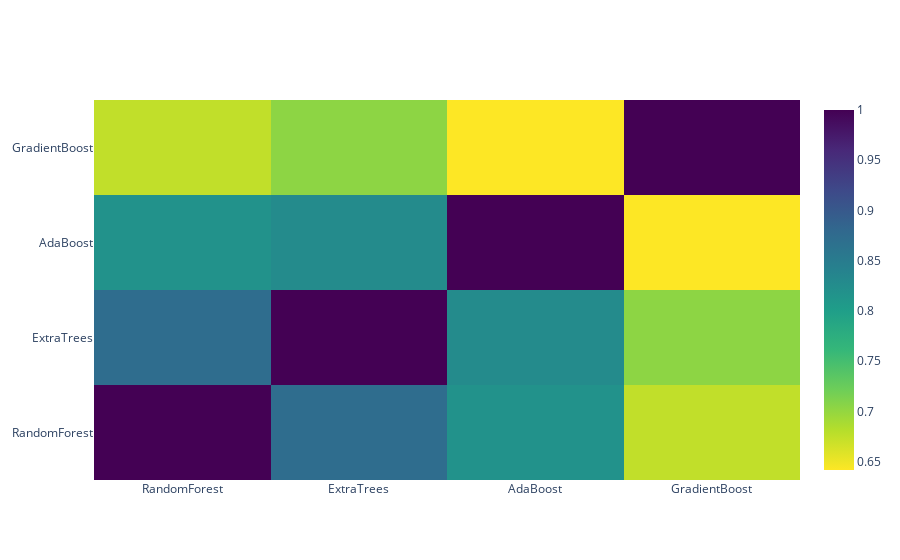

The notebook cell this image was saved under:
### Markdown cell above
#### Correlation Heatmap of the Second Level Training set

### Code cell
data = [
    go.Heatmap(
        z= base_predictions_train.astype(float).corr().values ,
        x=base_predictions_train.columns.values,
        y= base_predictions_train.columns.values,
          colorscale='Viridis',
            showscale=True,
            reversescale = True
    )
]
py.iplot(data, filename='labelled-heatmap')

### Figure 1 — Plotly figure (JSON) as saved in the notebook; plotly's stock layout.template omitted (floating-point values rounded to 4 significant figures)
{"data": [{"colorscale": [[0, "#440154"], [0.1111, "#482878"], [0.2222, "#3e4989"], [0.3333, "#31688e"], [0.4444, "#26828e"], [0.5556, "#1f9e89"], [0.6667, "#35b779"], [0.7778, "#6ece58"], [0.8889, "#b5de2b"], [1, "#fde725"]], "reversescale": true, "showscale": true, "type": "heatmap", "x": ["RandomForest", "ExtraTrees", "AdaBoost", "GradientBoost"], "y": ["RandomForest", "ExtraTrees", "AdaBoost", "GradientBoost"], "z": [[1, 0.8725, 0.8177, 0.6751], [0.8725, 1, 0.8274, 0.7036], [0.8177, 0.8274, 1, 0.6416], [0.6751, 0.7036, 0.6416, 1]]}], "layout": {}}
